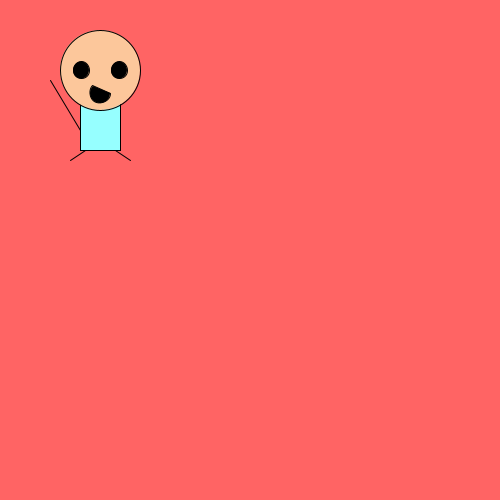
Frame 1 (no input)
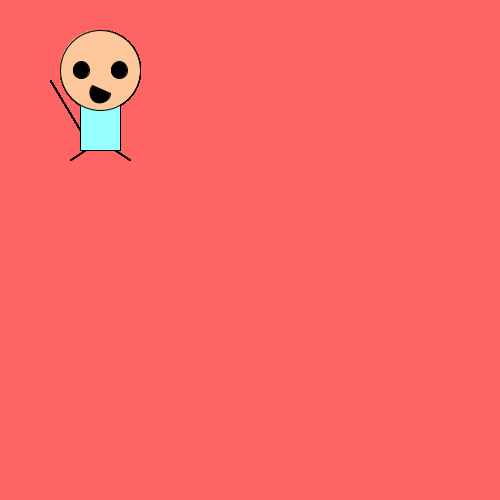
Frame 60 (the mouse pressed at the canvas centre just before this capture)
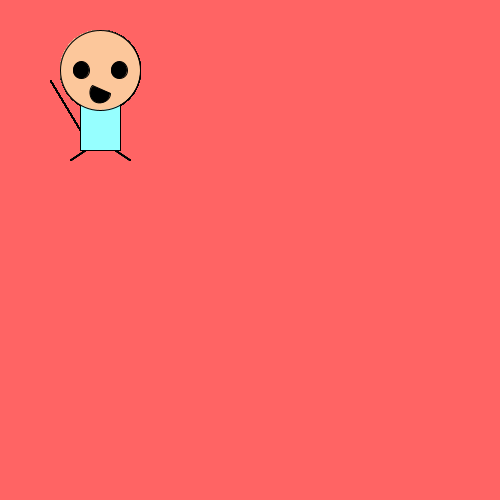
Frame 120 (the mouse held since frame 60 and released just before this capture)

The Processing sketch that drew these frames (run headless with seeded random() and noise(); from frame 60 on, the mouse is pressed at the canvas centre):

// Processing sketch: day_8
// ── day_8.pde
void setup(){
  size(500,500);
  background(255,100,100);
}

void draw(){
  ellipseMode(CENTER);
  rectMode(CENTER);
 
 translate(100,100);
 
 //body
 stroke(0);
 fill(150, 255, 308);
 rect(0,0,40,100);

//head
fill(252, 199, 155);
ellipse(0,-30,80,80);

//eyes
fill(0);
ellipse(-19,-30,16,17);
ellipse(19,-30,16,17);

//mouth
arc(0,-7,20,20,0, PI+QUARTER_PI, CHORD);

//hands
stroke(0);
line(-20,30,-50,-20);

//legs
stroke(0);
line(-15,50,-30,60);
line(15,50,30,60);
}
